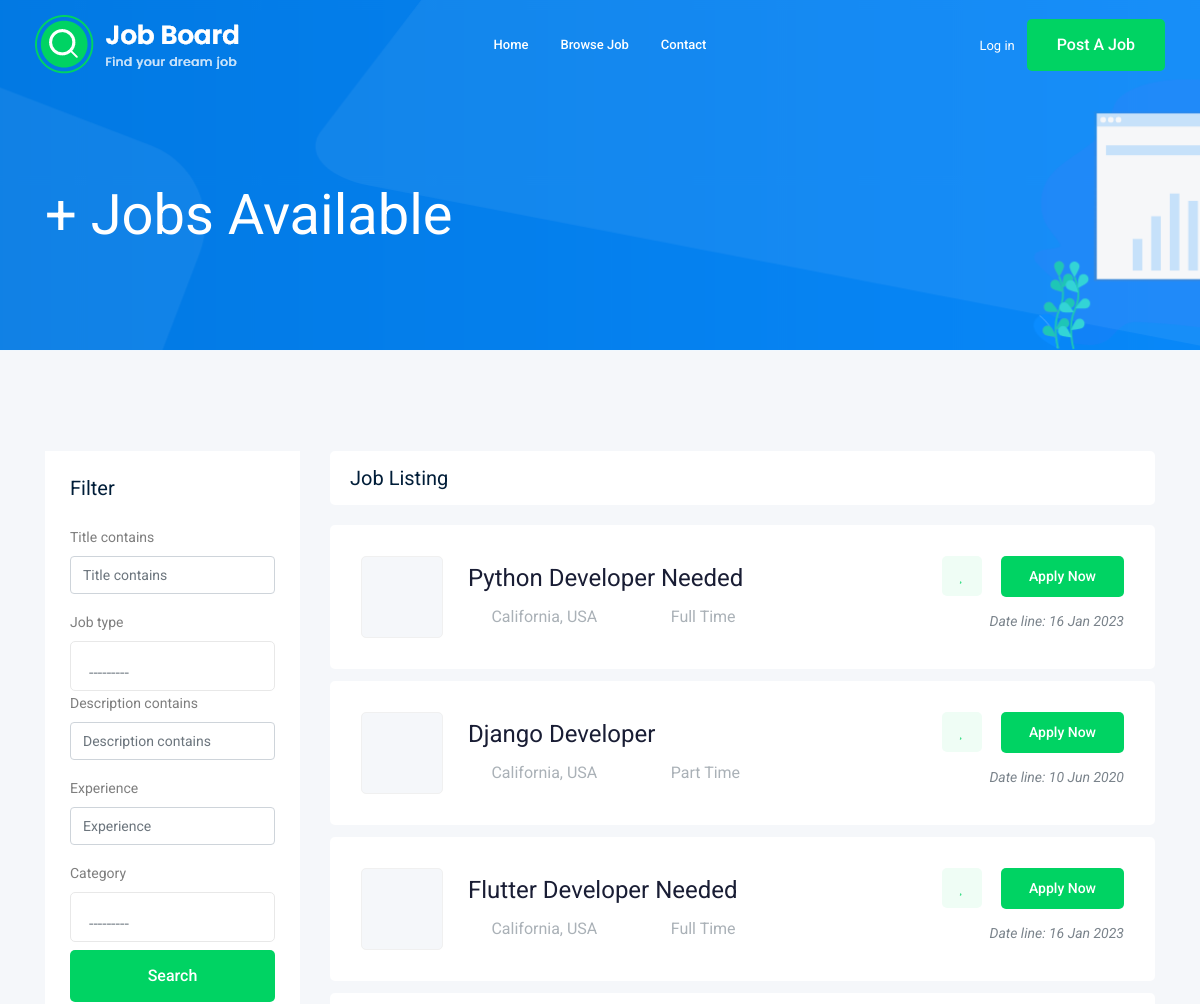
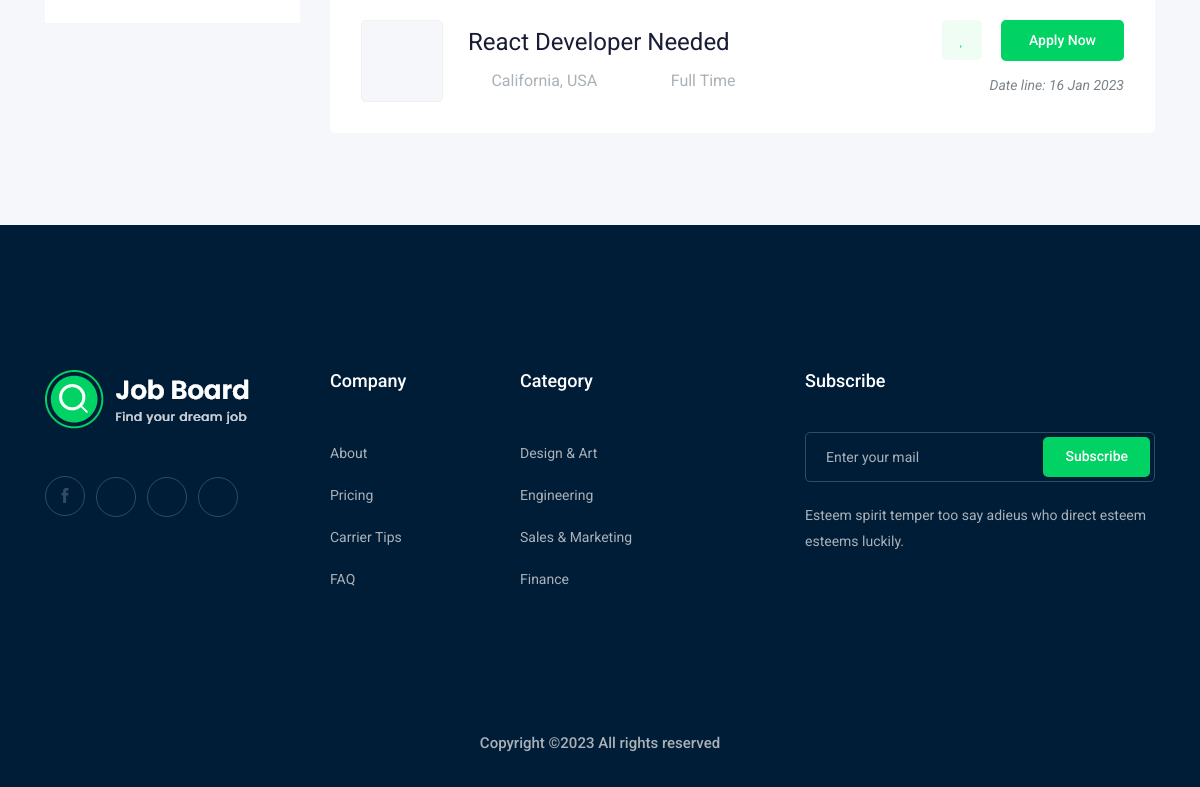
The page / on the database its author committed (2 pictures, top to bottom).
### job/models.py (models this page shows, shortened)
class Job(models.Model):  # table
    owner = models.ForeignKey(User, related_name='job_owner', on_delete=models.CASCADE)
    title = models.CharField(max_length=100)  # column
    job_type = models.CharField(max_length=15 , choices=JOB_TYPE)
    description = models.TextField(max_length=1000)
    published_at = models.DateTimeField(auto_now=True)
    Vacancy = models.IntegerField(default=1)
    salary = models.IntegerField(default=0)
    experience = models.IntegerField(default=1)
    category = models.ForeignKey('Category',on_delete=models.CASCADE)
    image = models.ImageField(upload_to=image_upload)
    slug = models.SlugField(blank=True, null=True)
    def __str__(self):
        return self.title

### job/views.py (the view)
# urls.py: path('',views.job_list , name='job_list'),
def job_list(request):
    job_list = Job.objects.all()
    myfilter = JobFilter(request.GET,queryset=job_list)
    job_list = myfilter.qs
    paginator = Paginator(job_list, 4) # Show 4 contacts per page.
    page_number = request.GET.get('page')
    page_obj = paginator.get_page(page_number)
    context = {'jobs' :page_obj , 'myfilter' : myfilter} # template name
    return render(request,'job/job_list.html',context)

### job/models.py (called while the page is built)
    def __str__(self):
        return self.name

### job/templates/job/job_list.html (shortened to what this page needs)
{% extends 'base.html' %}
{% load bootstrap4 %}
{% block body %}
    <div class="bradcam_area bradcam_bg_1">
        <div class="container">
            <div class="row">
                <div class="col-xl-12">
                    <div class="bradcam_text">
                        <h3>{{jobs.count}}+ Jobs Available</h3>
                    </div>
                </div>
            </div>
        </div>
    </div>
    <div class="job_listing_area plus_padding">
        <div class="container">
            <div class="row">
                <div class="col-lg-3">
                    <div class="job_filter white-bg">
                        <div class="form_inner white-bg">
                            <h3>Filter</h3>
                            <form method="GET">
                                {% bootstrap_form myfilter.form %}
                                <input type="submit" value="Search" class="boxed-btn3 w-100 mt-2">
                            </form>
                        </div>
                    </div>
                </div>
                <div class="col-lg-9">
                    <div class="recent_joblist_wrap">
                        <div class="recent_joblist white-bg ">
                            <div class="row align-items-center">
                                <div class="col-md-6">
                                    <h4>Job Listing</h4>
                                </div>
                                <div class="col-md-6">
                                </div>
                            </div>
                        </div>
                    </div>
                    <div class="job_lists m-0">
                        <div class="row">
                           {% for job in jobs %}
                            <div class="col-lg-12 col-md-12">
                                <div class="single_jobs white-bg d-flex justify-content-between">
                                    <div class="jobs_left d-flex align-items-center">
                                        <div class="thumb">
                                        </div>
                                        <div class="jobs_conetent">
                                            <a href="{% url 'jobs:job_detail' job.slug %}"><h4>{{job}}</h4></a>
                                            <div class="links_locat d-flex align-items-center">
                                                <div class="location">
                                                    <p> <i class="fa fa-map-marker"></i> California, USA</p>
                                                </div>
                                                <div class="location">
                                                    <p> <i class="fa fa-clock-o"></i> {{job.job_type}}</p>
                                                </div>
                                            </div>
                                        </div>
                                    </div>
                                    <div class="jobs_right">
                                        <div class="apply_now">
                                            <a class="heart_mark" href="#"> <i class="fa fa-heart"></i> </a>
                                            <a href="{% url 'jobs:job_detail' job.slug %}" class="boxed-btn3">Apply Now</a>
                                        </div>
                                        <div class="date">
                                            <p>Date line: {{job.published_at|date:'d M o'}}</p>
                                        </div>
                                    </div>
                                </div>
                            </div>
                            {% endfor %}
                        </div>
                    </div>
                </div>
            </div>
        </div>
    </div>
{% endblock body %}

### templates/base.html (shortened to what this page needs)
{% load static %}
<!doctype html>
<html class="no-js" lang="zxx">
<head>
    <link rel="stylesheet" href="{% static 'css/bootstrap.min.css' %}">
    <link rel="stylesheet" href="{% static 'css/owl.carousel.min.css' %}">
    <link rel="stylesheet" href="{% static 'css/magnific-popup.css' %}">
    <link rel="stylesheet" href="{% static 'css/font-awesome.min.css' %}">
    <link rel="stylesheet" href="{% static 'css/themify-icons.css' %}">
    <link rel="stylesheet" href="{% static 'css/nice-select.css' %}">
    <link rel="stylesheet" href="{% static 'css/flaticon.css' %}">
    <link rel="stylesheet" href="{% static 'css/jquery-ui.css' %}">
    <link rel="stylesheet" href="{% static 'css/gijgo.css' %}">
    <link rel="stylesheet" href="{% static 'css/animate.min.css' %}">
    <link rel="stylesheet" href="{% static 'css/slicknav.css' %}">
    <link rel="stylesheet" href="{% static 'css/style.css' %}">
</head>
<body>
    <header>
        <div class="header-area ">
            <div id="sticky-header" class="main-header-area">
                <div class="container-fluid ">
                    <div class="header_bottom_border">
                        <div class="row align-items-center">
                            <div class="col-xl-3 col-lg-2">
                                <div class="logo">
                                    <a href="index.html">
                                        <img src=" {% static 'img/logo.png'%}" alt="">
                                    </a>
                                </div>
                            </div>
                            <div class="col-xl-6 col-lg-7">
                                <div class="main-menu  d-none d-lg-block">
                                    <nav>
                                        <ul id="navigation">
                                            <li><a href="/">home</a></li>
                                            <li><a href="{% url 'jobs:job_list' %}">Browse Job</a></li>
                                            <li><a href="{% url 'contact:contact' %}">Contact</a></li>
                                        </ul>
                                    </nav>
                                </div>
                            </div>
                            <div class="col-xl-3 col-lg-3 d-none d-lg-block">
                                <div class="Appointment">
                                    {% if request.user.is_authenticated %}
                                    <div class="phone_num d-none d-xl-block">
                                        <a href="{% url 'accounts:profile' %}">Profile</a>
                                    </div>
                                    {% else %}
                                        <div class="phone_num d-none d-xl-block">
                                            <a href="{% url 'login' %}">Log in</a>
                                        </div>
                                    {% endif %}
                                    <div class="d-none d-lg-block">
                                        <a class="boxed-btn3" href="{% url 'jobs:add_job' %}">Post a Job</a>
                                    </div>
                                </div>
                            </div>
                            <div class="col-12">
                            </div>
                        </div>
                    </div>
                </div>
            </div>
        </div>
    </header>
    {% block body %}
    {% endblock body %}
    <footer class="footer">
        <div class="footer_top">
            <div class="container">
                <div class="row">
                    <div class="col-xl-3 col-md-6 col-lg-3">
                        <div class="footer_widget wow fadeInUp" data-wow-duration="1s" data-wow-delay=".3s">
                            <div class="footer_logo">
                                <a href="#">
                                    <img src="{% static 'img/logo.png' %}" alt="">
                                </a>
                            </div>
                            <div class="socail_links">
                                <ul>
                                    <li>
                                        <a href="#">
                                            <i class="ti-facebook"></i>
                                        </a>
                                    </li>
                                    <li>
                                        <a href="#">
                                            <i class="fa fa-google-plus"></i>
                                        </a>
                                    </li>
                                    <li>
                                        <a href="#">
                                            <i class="fa fa-twitter"></i>
                                        </a>
                                    </li>
                                    <li>
                                        <a href="#">
                                            <i class="fa fa-instagram"></i>
                                        </a>
                                    </li>
                                </ul>
                            </div>
                        </div>
                    </div>
                    <div class="col-xl-2 col-md-6 col-lg-2">
                        <div class="footer_widget wow fadeInUp" data-wow-duration="1.1s" data-wow-delay=".4s">
                            <h3 class="footer_title">
                                Company
                            </h3>
                            <ul>
                                <li><a href="#">About </a></li>
                                <li><a href="#"> Pricing</a></li>
                                <li><a href="#">Carrier Tips</a></li>
                                <li><a href="#">FAQ</a></li>
                            </ul>
                        </div>
                    </div>
                    <div class="col-xl-3 col-md-6 col-lg-3">
                        <div class="footer_widget wow fadeInUp" data-wow-duration="1.2s" data-wow-delay=".5s">
                            <h3 class="footer_title">
                                Category
                            </h3>
                            <ul>
                                <li><a href="#">Design & Art</a></li>
                                <li><a href="#">Engineering</a></li>
                                <li><a href="#">Sales & Marketing</a></li>
                                <li><a href="#">Finance</a></li>
                            </ul>
                        </div>
                    </div>
                    <div class="col-xl-4 col-md-6 col-lg-4">
                        <div class="footer_widget wow fadeInUp" data-wow-duration="1.3s" data-wow-delay=".6s">
                            <h3 class="footer_title">
                                Subscribe
                            </h3>
                            <form action="#" class="newsletter_form">
                                <input type="text" placeholder="Enter your mail">
                                <button type="submit">Subscribe</button>
                            </form>
                            <p class="newsletter_text">Esteem spirit temper too say adieus who direct esteem esteems
                                luckily.</p>
                        </div>
                    </div>
                </div>
            </div>
        </div>
        <div class="copy-right_text wow fadeInUp" data-wow-duration="1.4s" data-wow-delay=".3s">
            <div class="container">
                <div class="row">
                    <div class="col-xl-12">
                        <p class="copy_right text-center">
Copyright &copy;<script>document.write(new Date().getFullYear());</script> All rights reserved
                        </p>
                    </div>
                </div>
            </div>
        </div>
    </footer>
</body>
</html>

### rows shown on the page
Job: title "Python Developer Needed", job_type "Full Time", published_at "16 Jan 2023"
Job: title "Django Developer", job_type "Part Time", published_at "10 Jun 2020"
Job: title "Flutter Developer Needed", job_type "Full Time", published_at "16 Jan 2023"
Job: title "React Developer Needed", job_type "Full Time", published_at "16 Jan 2023"
